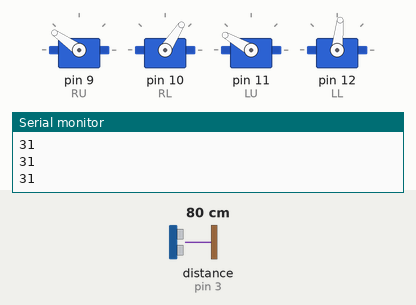
The sketch below on a simulated Arduino Uno, built with avr-gcc and run on an emulated ATmega328P. On the bench: 4 × servo, the last lines printed to the serial monitor. Inputs (shaded band) come from the test bench; at power-on: distance to the obstacle (sensor on pin 3) 80 cm.

Above: at 3.2 s.
3.3 s: distance to the obstacle (sensor on pin 3) set to 4 cm
At 4.14 s:
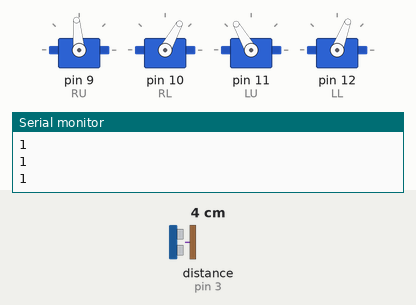
6.3 s: distance to the obstacle (sensor on pin 3) set to 250 cm
At 9.1 s:
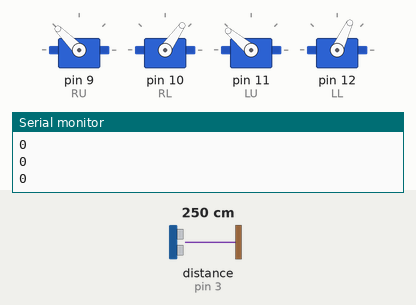
9.3 s: distance to the obstacle (sensor on pin 3) set to 9 cm
At 11.22 s:
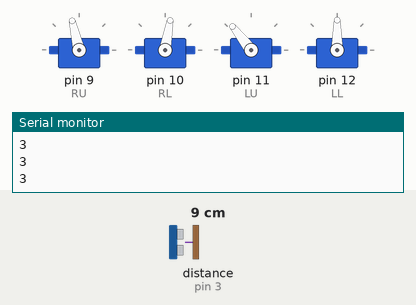
15.3 s: distance to the obstacle (sensor on pin 3) set to 18 cm
At 17.38 s:
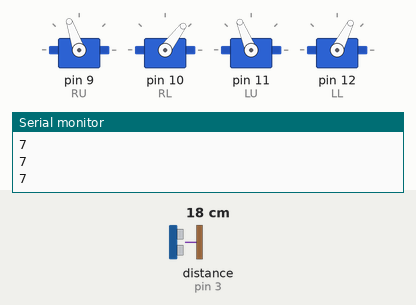
18.3 s: distance to the obstacle (sensor on pin 3) set to 6 cm
21.3 s: distance to the obstacle (sensor on pin 3) set to 299 cm
Timing chart, 0 to 25.3 s (numbered marks = the images above; inputs shaded):
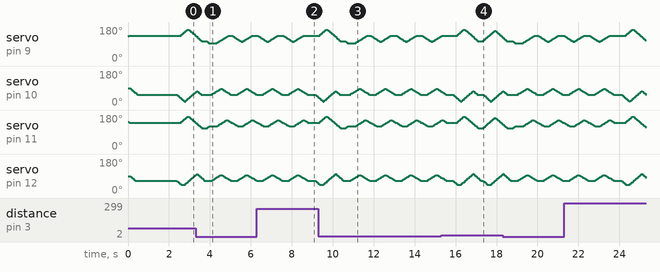

The sketch:

Sloth_Robot.ino
```cpp
#include "VarSpeedServo.h"  //include the VarSpeedServo library
#include <NewPing.h>        //include the NewPing library
//#include <Servo.h>

VarSpeedServo RU;  //Right Upper
VarSpeedServo RL;  //Right Lower
VarSpeedServo LU;  //Left Upper
VarSpeedServo LL;  //Left Lower

NewPing sonar(4,3,200);
                                                     //vel(min), delay_Forward(max) = (5, 2000)
const int vel = 60, vel_Back = 45;                   //vel(mid), delay_Forward(mid) = (20, 750)
const int delay_Forward = 200, delay_Back = 250;     //vel(max), delay_Forward(min)= (256, 50)
                                                     //wonderful ---> (10, 700) (50, 500) (100, 100) (100, 300) (100, 500)

int vel_Dance1 = 80,    vel_Dance2 = 55,    vel_Dance3 = 70;     //30, 25, 40
int delay_Dance1 = 150, delay_Dance2 = 350, delay_Dance3 = 100;  //300, 750, 200

int vel_Dance4 = 40,    vel_Dance5 = 40,    vel_Dance6 = 30;
int delay_Dance4 = 400, delay_Dance5 = 400, delay_Dance6 = 500;

const int array_cal[4] = {135,55,140,65};    //106,94,80,96
int RU_Degree = 0, LU_Degree = array_cal[2] + 5;

const int num1 = 6;
const int array_forward[num1][4] =
{
    {0,-40,0,-20},
    {30,-40,30,-20},
    {30,0,30,0},
    {0,20,0,40},
    {-30,20,-30,40},
    {-30,0,-30,0},
};

const int num2 = 5;
const int array_turn[num2][4] =
{
    {-40,0,-20,0},
    {-40,30,-20,30},
    {0,30,0,30},
    {30,0,30,0},
    {0,0,0,0},
};


const int num_dance1 = 10;
const int array_dance1[num_dance1][4] =
{
//slide to the left 0-4
    {0,-20,0,0},
    {0,-40,0,20},
    {0,-20,0,40},
    {0,0,0,20},
    {0,0,0,0},

//slide to the right 5-9
    {0,0,0,20},
    {0,-20,0,40},
    {0,-40,0,20},
    {0,-20,0,0},
    {0,0,0,0},
};

const int num_dance2 = 32;
const int array_dance2[num_dance2][4] =
{
//left foot support 0-15
    {20,0,40,0},
    {20,-30,40,-30},
    {20,-30,10,-30},
    {20,-30,40,-30},
    {20,-30,10,-30},

    {20,-30,40,-30},
    {20,0,40,-30},
    {20,80,40,-30},
    {20,0,40,-30},
    {20,-80,40,-30},
    {20,0,40,-30},
    {20,80,40,-30},
    {20,0,40,-30},
    {20,-30,40,-30},
    {20,0,40,0},
    {0,0,0,0},

//right foot support 16-31
    {-40,0,-20,0},
    {-40,40,-20,30},
    {-20,40,-20,30},
    {-40,40,-20,30},
    {-20,40,-20,30},

    {-40,40,-20,30},
    {-40,40,-20,0},
    {-40,40,-20,-80},
    {-40,40,-20,0},
    {-40,40,-20,80},
    {-40,40,-20,0},
    {-40,40,-20,-80},
    {-40,40,-20,0},
    {-40,40,-20,30},
    {-40,0,-20,0},
    {0,0,0,0},
};

const int num_dance3 = 8;        //小碎步
const int array_dance3[num_dance3][4] =
{
    {0,-40,0,0},
    {20,-30,20,20},
    {40,0,40,30},
    {0,0,0,40},
    {-20,-20,-20,30},
    {-40,-30,-40,0},

    {0,-40,0,0},
    {0,0,0,0},
};

const int num_dance4 = 20;      //原地 内翻起落，角度递增
const int array_dance4[num_dance4][4] =
{
    {0,-20,0,20},
    {0,0,0,0},
    {0,-20,0,20},
    {0,0,0,0},
    {0,-20,0,20},
    {0,0,0,0},
    {0,-20,0,20},
    {0,0,0,0},

    {0,-50,0,50},
    {0,0,0,0},
    {0,-50,0,50},
    {0,0,0,0},
    {0,-50,0,50},
    {0,0,0,0},
    {0,-50,0,50},
    {0,0,0,0},

    {0,-40,0,40},
    {0,-50,0,50},
    {0,-60,0,60},
    {0,0,0,0,},
};

const int num_dance5 = 17;
const int array_dance5[num_dance5][4] =
{
    {35,0,15,0},    //左脚并向右脚
    {35,30,15,30},
    {-35,30,15,30},
    {-20,0,15,0},
    {0,0,0,0},

    {0,-40,0,40},    //内翻转脚
    {-30,-40,-20,40},
    {0,-40,0,40},
    {20,-40,30,40},


    {0,-40,0,40},    //原地起落转脚
    {20,-40,-20,40},
    {20,-20,-20,20},
    {20,0,-20,0},
    {-20,-10,20,10},
    {-10,-30,10,30},

    {0,-40,0,40},
    {0,0,0,0},
};

const int num_dance6 = 32;
const int array_dance6[num_dance6][4] =
{
    {0,-40,0,-20},        //外八步伐-前进
    {25,-40,18,-20},
    {25,0,18,0},
    {0,20,0,40},
    {-18,20,-25,40},
    {-18,0,-25,0},

    {0,-40,0,-20},        //外八步伐-原地踏步
    {25,-40,18,-20},
    {0,0,0,0},
    {0,20,0,40},
    {-18,20,-25,40},
    {0,0,0,0},

    {0,-40,0,-20},        //外八步伐-后退
    {-25,-40,-18,-20},
    {-25,0,-18,0},
    {0,20,0,40},
    {18,20,25,40},
    {18,0,25,0},

    {0,-40,0,-20},        //官网步伐-前进
    {30,-40,30,-20},
    {30,0,30,0},
    {0,20,0,40},
    {-30,20,-30,40},
    {-30,0,-30,0},

    {0,-40,0,-20},        //官网步伐-后退
    {-30,-40,-30,-20},
    {-30,0,-30,0},
    {0,20,0,40},
    {30,20,30,40},
    {30,0,30,0},

    {15,0,15,0},
    {0,0,0,0},
};

//#define INSTALL
//#define CALIBRATION
#define RUN

void Servo_Init()
{
    RU.attach(9);   // Connect the signal wire of the upper-right servo to pin 9
    RL.attach(10);   // Connect the signal wire of the lower-right servo to pin 10
    LU.attach(11);   // Connect the signal wire of the upper-left  servo to pin 11
    LL.attach(12);   // Connect the signal wire of the lower-left  servo to pin 12
}

void Adjust()                            // Avoid the servo's fast spinning in initialization
{                                        // RU,LU goes from array_cal[0] - 5 ,array_cal[2] + 5 degrees to array_cal[0],array_cal[2] degrees
    for(RU_Degree = array_cal[0] - 5; RU_Degree <= array_cal[0]; RU_Degree += 1) {
        RU.write(RU_Degree);             // in steps of 1 degree
        LU.write(LU_Degree--);           // tell servo to go to RU_Degreeition, LU_Degreeition in variable 'RU_Degree', 'LU_Degree'
        delay(15);                       // waits 15ms for the servo to reach the RU_Degreeition
    }
}

bool TooClose()
{
    int tooclose = 0;
    for(int a=0; a<5; a++) {
        delay(50);
        int din = sonar.ping_in();
        Serial.println(din);
        if (din < 7 && din > 0) tooclose++;
    }
    if (tooclose < 5) return 1;
    return 0;
}

void Slide_2_Left(int times)
{
    for(int time1 = 0; time1 < times; time1++) {
        for(int z=0; z<5; z++) {
            RU.slowmove (array_cal[0] + array_dance1[z][0] , vel_Dance1);
            RL.slowmove (array_cal[1] + array_dance1[z][1] , vel_Dance1);
            LU.slowmove (array_cal[2] + array_dance1[z][2] , vel_Dance1);
            LL.slowmove (array_cal[3] + array_dance1[z][3] , vel_Dance1);
            delay(delay_Dance1);
        }
    }
}

void Slide_2_Right(int times)
{
    for(int time1 = 0; time1 < times; time1++) {
        for(int z=5; z<10; z++) {
            RU.slowmove (array_cal[0] + array_dance1[z][0] , vel_Dance1);
            RL.slowmove (array_cal[1] + array_dance1[z][1] , vel_Dance1);
            LU.slowmove (array_cal[2] + array_dance1[z][2] , vel_Dance1);
            LL.slowmove (array_cal[3] + array_dance1[z][3] , vel_Dance1);
            delay(delay_Dance1);
        }
    }
}

void Left_Foot_Support()
{
    for(int z=0; z<16; z++) { //z<12
        if ( z > 5 && z < 14) {   //z(1,10)
            vel_Dance2 = 50;
            delay_Dance2 = 200;
        }
        else {
        vel_Dance2 = 25;
        delay_Dance2 = 750;
        }

        RU.slowmove (array_cal[0] + array_dance2[z][0] , vel_Dance2);
        RL.slowmove (array_cal[1] + array_dance2[z][1] , vel_Dance2);
        LU.slowmove (array_cal[2] + array_dance2[z][2] , vel_Dance2);
        LL.slowmove (array_cal[3] + array_dance2[z][3] , vel_Dance2);
        delay(delay_Dance2);
    }
}

void Right_Foot_Support()
{
    for(int z=16; z<32; z++) { //z<24
        if ( z > 21 && z < 30) {   //z(13,22)
            vel_Dance2 = 50;
            delay_Dance2 = 200;
        }
        else {
        vel_Dance2 = 25;
        delay_Dance2 = 750;
        }

        RU.slowmove (array_cal[0] + array_dance2[z][0] , vel_Dance2);
        RL.slowmove (array_cal[1] + array_dance2[z][1] , vel_Dance2);
        LU.slowmove (array_cal[2] + array_dance2[z][2] , vel_Dance2);
        LL.slowmove (array_cal[3] + array_dance2[z][3] , vel_Dance2);
        delay(delay_Dance2);
    }
}

void Dancing1_2()
{
    Slide_2_Left(2);
    Left_Foot_Support();

    Slide_2_Right(2);
    Right_Foot_Support();
}

void Dancing3(int Times = 1, int Vel = 40, int Delay = 250, int low = 0, int high = 0)
{
    for(int time3 = 0; time3 < Times; time3++) {
        for(int z=0; z<6; z++) {
            if ( time3 > 1 && time3 < 4) {
            vel_Dance3 = Vel;
            delay_Dance3 = Delay;
            }
            else {
            vel_Dance3 = 40;
            delay_Dance3 = 200;
            }

            RU.slowmove (array_cal[0] + array_dance3[z][0] , vel_Dance3);
            RL.slowmove (array_cal[1] + array_dance3[z][1] , vel_Dance3);
            LU.slowmove (array_cal[2] + array_dance3[z][2] , vel_Dance3);
            LL.slowmove (array_cal[3] + array_dance3[z][3] , vel_Dance3);
            delay(delay_Dance3);
        }
    }
    for(int z=6; z<8; z++) {
            RU.slowmove (array_cal[0] + array_dance3[z][0] , vel_Dance3);
            RL.slowmove (array_cal[1] + array_dance3[z][1] , vel_Dance3);
            LU.slowmove (array_cal[2] + array_dance3[z][2] , vel_Dance3);
            LL.slowmove (array_cal[3] + array_dance3[z][3] , vel_Dance3);
            delay(delay_Dance3);
        }
}

void Dancing4()
{
    for(int z=0; z<num_dance4; z++) {
        if ( z > 17) {
            vel_Dance4 = 10;
            delay_Dance4 = 1500;
            }
        else {
            vel_Dance4 = 40;
            delay_Dance4 = 400;
            }

        RU.slowmove (array_cal[0] + array_dance4[z][0] , vel_Dance4);
        RL.slowmove (array_cal[1] + array_dance4[z][1] , vel_Dance4);
        LU.slowmove (array_cal[2] + array_dance4[z][2] , vel_Dance4);
        LL.slowmove (array_cal[3] + array_dance4[z][3] , vel_Dance4);
        delay(delay_Dance4);
    }
}

void Dancing5()
{
    for(int x = 0; x < 3; x++) {
        for(int z=0; z<5; z++) {
            RU.slowmove (array_cal[0] + array_dance5[z][0] , vel_Dance5);
            RL.slowmove (array_cal[1] + array_dance5[z][1] , vel_Dance5);
            LU.slowmove (array_cal[2] + array_dance5[z][2] , vel_Dance5);
            LL.slowmove (array_cal[3] + array_dance5[z][3] , vel_Dance5);
            delay(delay_Dance5);
        }
    }

    for(int x = 0; x < 2; x++) {
        for(int z=5; z<9; z++) {
            RU.slowmove (array_cal[0] + array_dance5[z][0] , 30);
            RL.slowmove (array_cal[1] + array_dance5[z][1] , 30);
            LU.slowmove (array_cal[2] + array_dance5[z][2] , 30);
            LL.slowmove (array_cal[3] + array_dance5[z][3] , 30);
            delay(550);
        }
    }

    for(int x = 0; x < 3; x++) {
        for(int z=9; z<15; z++) {
            RU.slowmove (array_cal[0] + array_dance5[z][0] , vel_Dance5);
            RL.slowmove (array_cal[1] + array_dance5[z][1] , vel_Dance5);
            LU.slowmove (array_cal[2] + array_dance5[z][2] , vel_Dance5);
            LL.slowmove (array_cal[3] + array_dance5[z][3] , vel_Dance5);
            delay(300);
        }
    }
    for(int z=15; z<17; z++) {
            RU.slowmove (array_cal[0] + array_dance5[z][0] , 10);
            RL.slowmove (array_cal[1] + array_dance5[z][1] , 10);
            LU.slowmove (array_cal[2] + array_dance5[z][2] , 10);
            LL.slowmove (array_cal[3] + array_dance5[z][3] , 10);
            delay(1500);
        }
}

void Dancing6()
{
    const int array_cal_0 = array_cal[0] + 10 , array_cal_2 = array_cal[2] - 10;

    for(int x = 0; x < 3; x++) {
        for(int z=0; z<6; z++) {
            RU.slowmove (array_cal_0 + array_dance6[z][0] , vel_Dance6);
            RL.slowmove (array_cal[1] + array_dance6[z][1] , vel_Dance6);
            LU.slowmove (array_cal_2 + array_dance6[z][2] , vel_Dance6);
            LL.slowmove (array_cal[3] + array_dance6[z][3] , vel_Dance6);
            delay(delay_Dance6);
        }
    }

    for(int x = 0; x < 3; x++) {
        for(int z=6; z<12; z++) {
            RU.slowmove (array_cal_0 + array_dance6[z][0] , 40);
            RL.slowmove (array_cal[1] + array_dance6[z][1] , 40);
            LU.slowmove (array_cal_2 + array_dance6[z][2] , 40);
            LL.slowmove (array_cal[3] + array_dance6[z][3] , 40);
            delay(400);
        }
    }

    for(int x = 0; x < 3; x++) {
        for(int z=12; z<18; z++) {
            RU.slowmove (array_cal_0 + array_dance6[z][0] , vel_Dance6);
            RL.slowmove (array_cal[1] + array_dance6[z][1] , vel_Dance6);
            LU.slowmove (array_cal_2 + array_dance6[z][2] , vel_Dance6);
            LL.slowmove (array_cal[3] + array_dance6[z][3] , vel_Dance6);
            delay(delay_Dance6);
        }
    }
    for(int x = 0; x < 3; x++) {
        for(int z=18; z<24; z++) {
            RU.slowmove (array_cal[0] + array_dance6[z][0] , vel_Dance6);
            RL.slowmove (array_cal[1] + array_dance6[z][1] , vel_Dance6);
            LU.slowmove (array_cal[2] + array_dance6[z][2] , vel_Dance6);
            LL.slowmove (array_cal[3] + array_dance6[z][3] , vel_Dance6);
            delay(delay_Dance6);
        }
    }

    for(int x = 0; x < 3; x++) {
        for(int z=24; z<30; z++) {
            RU.slowmove (array_cal[0] + array_dance6[z][0] , vel_Dance6);
            RL.slowmove (array_cal[1] + array_dance6[z][1] , vel_Dance6);
            LU.slowmove (array_cal[2] + array_dance6[z][2] , vel_Dance6);
            LL.slowmove (array_cal[3] + array_dance6[z][3] , vel_Dance6);
            delay(delay_Dance6);
        }
    }
    for(int z=30; z<32; z++) {
            RU.slowmove (array_cal[0] + array_dance5[z][0] , 10);
            RL.slowmove (array_cal[1] + array_dance5[z][1] , 10);
            LU.slowmove (array_cal[2] + array_dance5[z][2] , 10);
            LL.slowmove (array_cal[3] + array_dance5[z][3] , 10);
            delay(1500);
        }
}

void Forward()
{
    for(int x=0; x<num1; x++) {
        RU.slowmove (array_cal[0] + array_forward[x][0] , vel);
        RL.slowmove (array_cal[1] + array_forward[x][1] , vel);
        LU.slowmove (array_cal[2] + array_forward[x][2] , vel);
        LL.slowmove (array_cal[3] + array_forward[x][3] , vel);
        delay(delay_Forward);
    }
}

void Backward()
{
    for(int z=0; z<4; z++) {
        for(int y=0; y<num2; y++) {
            RU.slowmove (array_cal[0] + array_turn[y][0] , vel_Back);
            RL.slowmove (array_cal[1] + array_turn[y][1] , vel_Back);
            LU.slowmove (array_cal[2] + array_turn[y][2] , vel_Back);
            LL.slowmove (array_cal[3] + array_turn[y][3] , vel_Back);
            delay(delay_Back);
        }
    }
}

void setup()
{
  Serial.begin(115200);
#ifdef INSTALL
    Servo_Init();

    RU.slowmove (135 , vel);
    RL.slowmove (55 , vel);
    LU.slowmove (140 , vel);
    LL.slowmove (65 , vel);
    while(1);
#endif

#ifdef CALIBRATION
    Servo_Init();
    Adjust();

    RL.slowmove (array_cal[1] , vel);
    LL.slowmove (array_cal[3] , vel);
    delay(2000);
    while(1);
#endif

#ifdef RUN
    Servo_Init();
    Adjust();

    RL.slowmove (array_cal[1] , vel);
    LL.slowmove (array_cal[3] , vel);
    delay(2000);
#endif
}

void loop()
{
    while(TooClose()) Forward();
    Backward();
    //Dancing1_2();
    //delay(200);
}
```
